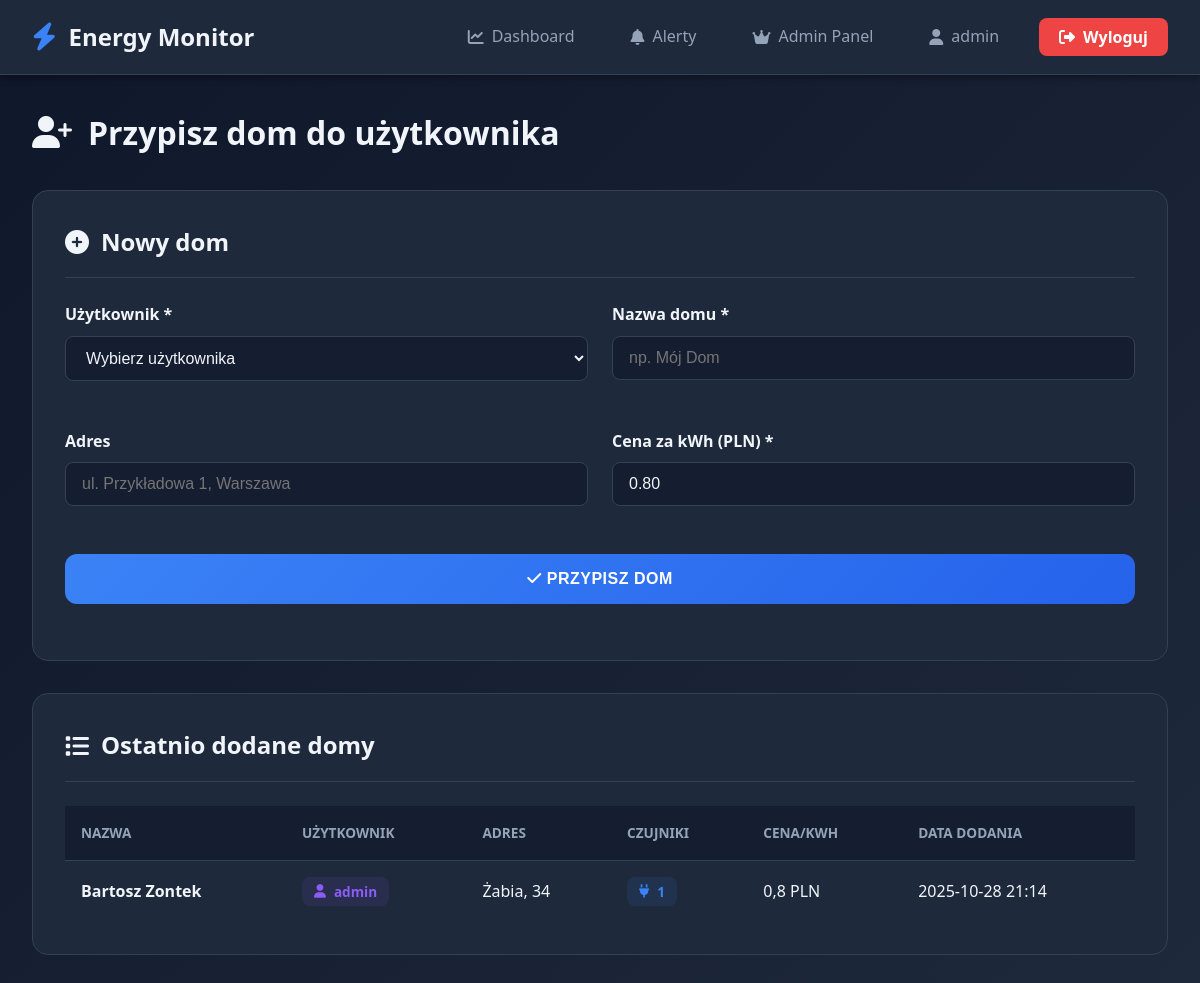
Page /api/admin-panel/assign/ (signed in) on the earlier database version.
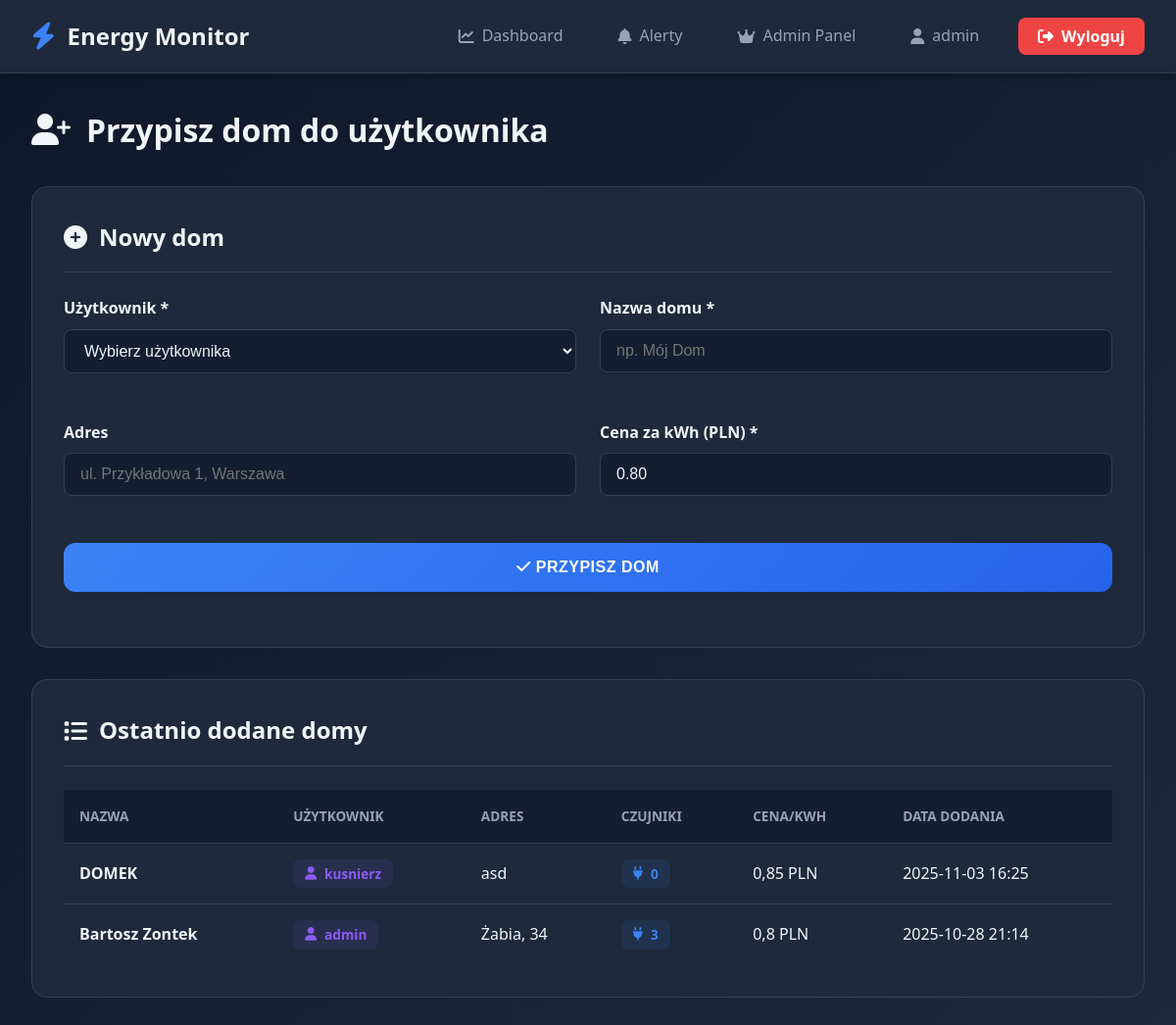
Same page on the later database version.
### sensors/models.py (models this page shows, shortened)
class House(models.Model):
    user = models.ForeignKey(User, on_delete=models.CASCADE, related_name='houses')
    name = models.CharField(max_length=100, verbose_name="Nazwa")
    address = models.CharField(max_length=255, blank=True, verbose_name="Adres")
    created_at = models.DateTimeField(auto_now_add=True, verbose_name="Data utworzenia")
    price_per_kwh = models.FloatField(default=0.80, verbose_name="Cena za kWh [PLN]")
    monthly_limit_kwh = models.FloatField(
        null=True,
        blank=True,
        verbose_name="Limit miesięczny [kWh]",
        help_text="Alert gdy przekroczono limit"
    )
    alert_email = models.EmailField(
        blank=True,
        verbose_name="Email do alertów",
        help_text="Jeśli pusty, użyje email użytkownika"
    )
    class Meta:
        verbose_name = "Dom"
        verbose_name_plural = "Domy"
        ordering = ['name']

### sensors/views.py (the view, shortened to what this page needs)
# urls.py: path('admin-panel/assign/', assign_house_view, name='assign_house'),
@login_required
def assign_house_view(request):
    if not request.user.is_staff: return HttpResponseForbidden("Brak dostępu")
    users = User.objects.filter(is_active=True).order_by('username')
    all_houses = House.objects.all().select_related('user').order_by('-created_at')[:50]
    context = {'users': users, 'all_houses': all_houses}
    return render(request, 'admin_assign.html', context)

### templates/admin_assign.html (shortened to what this page needs)
{% extends 'base.html' %}
{% block content %}
<div class="assign-container">
  <div class="assign-header">
    <h1><i class="fas fa-user-plus"></i> Przypisz dom do użytkownika</h1>
  </div>
  <div class="form-panel">
    <h2><i class="fas fa-plus-circle"></i> Nowy dom</h2>
    <form method="post">
      <div class="form-grid">
        <div class="form-group">
          <label for="user_id">Użytkownik *</label>
          <select name="user_id" id="user_id" class="form-control" required>
            <option value="">Wybierz użytkownika</option>
          </select>
        </div>
        <div class="form-group">
          <label for="house_name">Nazwa domu *</label>
          <input type="text" name="house_name" id="house_name" class="form-control" placeholder="np. Mój Dom" required>
        </div>
        <div class="form-group">
          <label for="address">Adres</label>
          <input type="text" name="address" id="address" class="form-control" placeholder="ul. Przykładowa 1, Warszawa">
        </div>
        <div class="form-group">
          <label for="price_per_kwh">Cena za kWh (PLN) *</label>
          <input type="number" name="price_per_kwh" id="price_per_kwh" class="form-control" value="0.80" step="0.01" min="0" required>
        </div>
        <div class="form-group full-width">
          <button type="submit" class="btn-submit">
            <i class="fas fa-check"></i> Przypisz dom
          </button>
        </div>
      </div>
    </form>
  </div>
  <div class="houses-list">
    <h2><i class="fas fa-list"></i> Ostatnio dodane domy</h2>
    <table class="houses-table">
      <thead>
        <tr>
          <th>Nazwa</th>
          <th>Użytkownik</th>
          <th>Adres</th>
          <th>Czujniki</th>
          <th>Cena/kWh</th>
          <th>Data dodania</th>
        </tr>
      </thead>
      <tbody>
        {% for house in all_houses %}
        <tr>
          <td>
            <strong>{{ house.name }}</strong>
          </td>
          <td>
            <span class="user-badge">
              <i class="fas fa-user"></i>
              {{ house.user.username }}
            </span>
          </td>
          <td>{{ house.address|default:"Brak adresu" }}</td>
          <td>
            <span class="sensor-count">
              <i class="fas fa-plug"></i>
              {{ house.sensors.count }}
            </span>
          </td>
          <td>{{ house.price_per_kwh }} PLN</td>
          <td>{{ house.created_at|date:"Y-m-d H:i" }}</td>
        </tr>
        {% empty %}
        <tr>
          <td colspan="6" style="text-align: center; color: #64748b; padding: 2rem;">
            Brak domów w systemie
          </td>
        </tr>
        {% endfor %}
      </tbody>
    </table>
  </div>
</div>
{% endblock %}

Differences in the rows shown:
added House: name "DOMEK", user.username "kusnierz", address "asd", sensors.count "0", price_per_kwh "0,85", created_at "2025-11-03 16:25"
computed for House "Bartosz Zontek": sensors.count "1" → "3"
